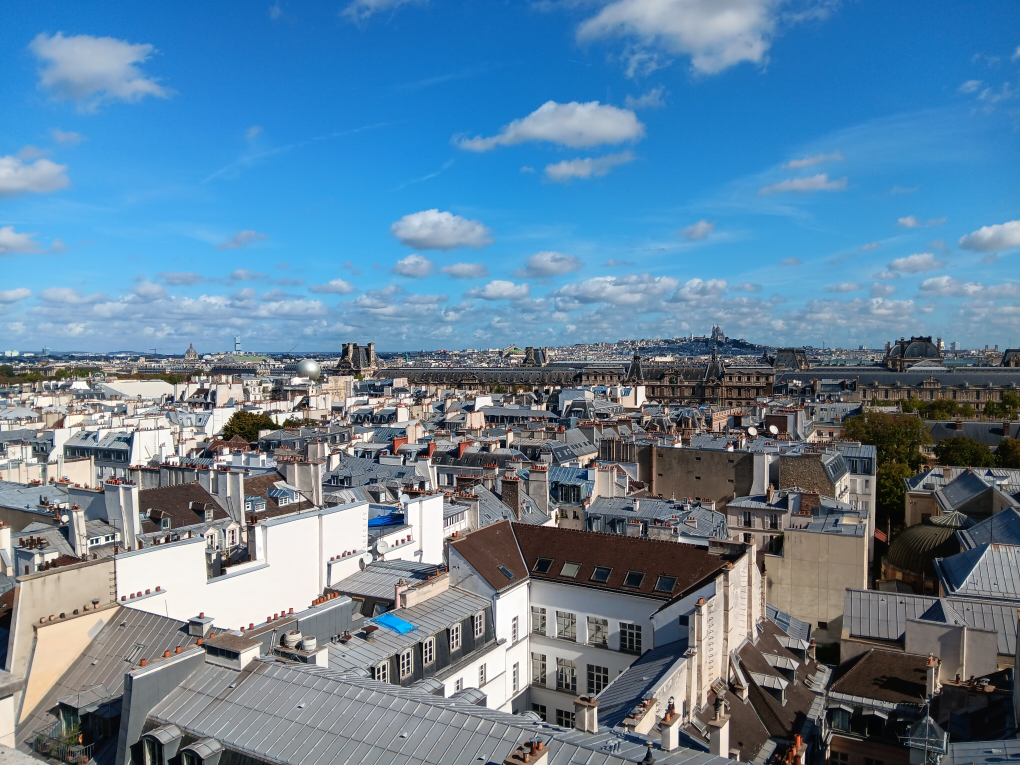
#> input picture assets/images/paris.jpg, 4080 x 3060 px (shown at 1/4 size)
$ python crop_paris_image.py
#> lines starting #> are read from the running program, lines starting #| are printed output that depends on the picture

import imageio

fileNameIn = "paris.jpg"
fileNameOut = "paris_cropped.jpg"
imgIn = imageio.imread(fileNameIn)
#> imgIn is the input picture: shape (3060, 4080, 3); mean R, G, B 97.3, 129.8, 155.1

yBegin = 1100
yStop = 1700

imgOut = imgIn[yBegin:yStop, :,:]
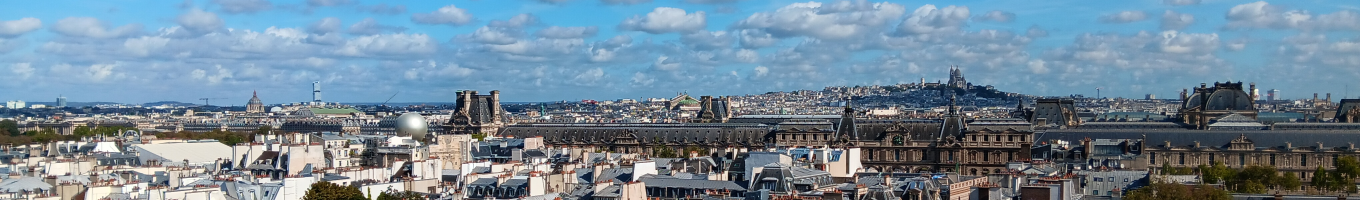
#> imgOut: shape (600, 4080, 3) (shown at 1/3 size); mean R, G, B 114.2, 135.4, 151.3

imageio.imwrite(fileNameOut,imgOut)

$ run again, with assets/images/alasdair_portrait.jpg copied over assets/images/paris.jpg
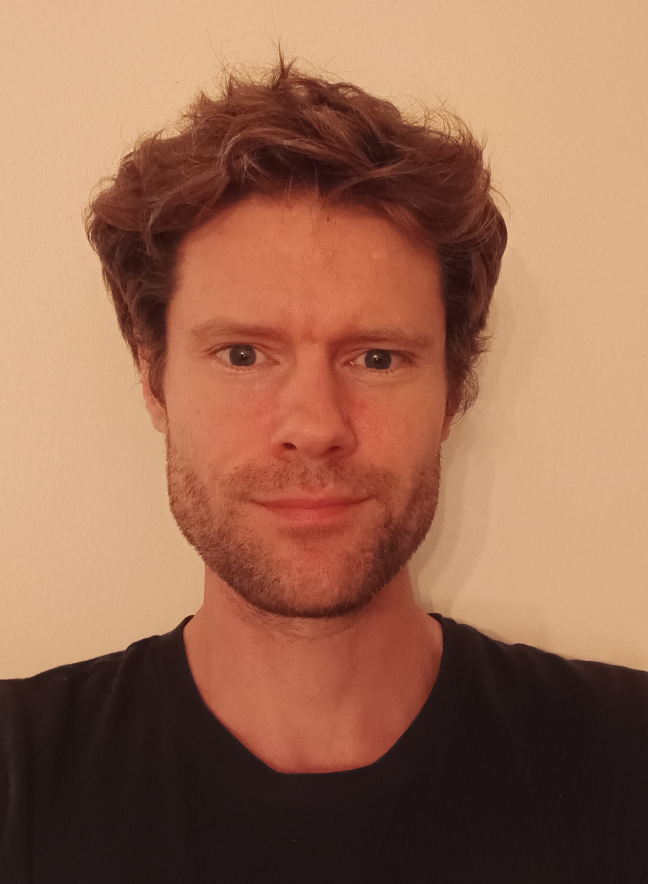
#> input picture assets/images/alasdair_portrait.jpg, 1944 x 2650 px (shown at 1/3 size)
#> imgIn is the input picture: shape (2650, 1944, 3); mean R, G, B 154.9, 107.9, 83.4
#> `imgOut = imgIn[yBegin:yStop, :,:]`:
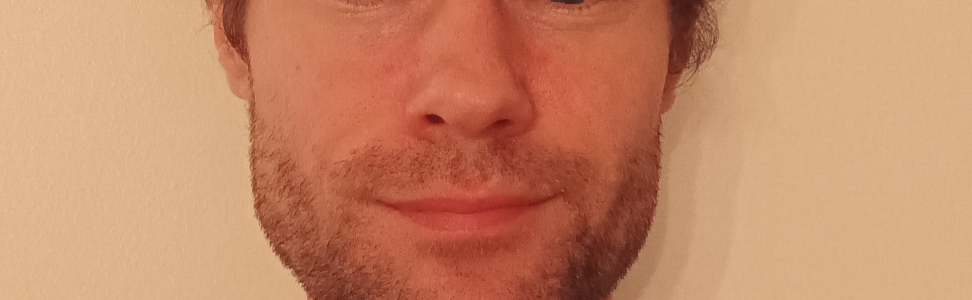
#> imgOut: shape (600, 1944, 3) (shown at 1/2 size); mean R, G, B 199, 137.1, 104.7

$ run again, with assets/images/garibaldi.jpg copied over assets/images/paris.jpg
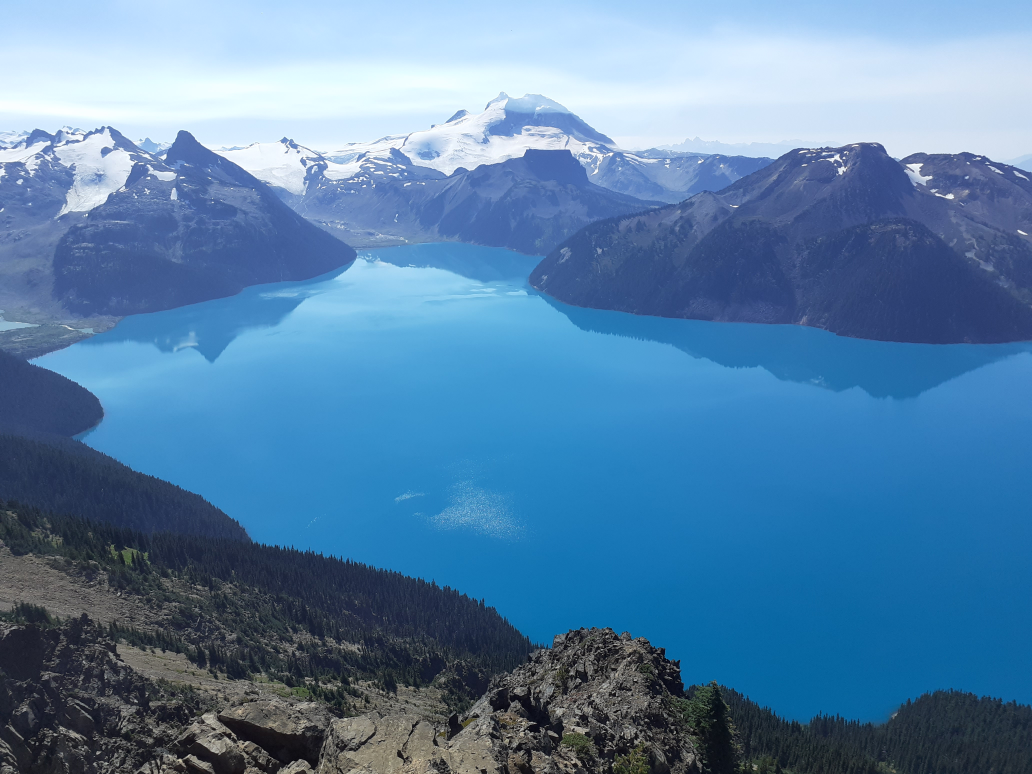
#> input picture assets/images/garibaldi.jpg, 4128 x 3096 px (shown at 1/4 size)
#> imgIn is the input picture: shape (3096, 4128, 3); mean R, G, B 87.4, 129.7, 167.8
#> `imgOut = imgIn[yBegin:yStop, :,:]`:
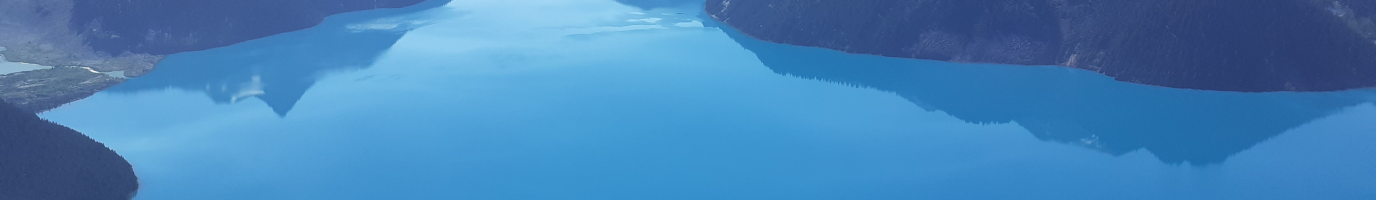
#> imgOut: shape (600, 4128, 3) (shown at 1/3 size); mean R, G, B 70, 131.6, 184.6
